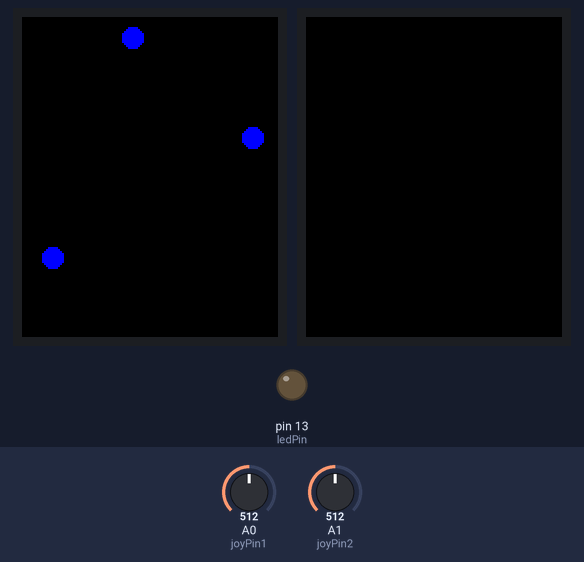
Recording of a sketch running on a simulated Arduino Uno, built with avr-gcc and run on an emulated ATmega328P. On the bench: 2 × 128×160 colour display, output pins drawn as LEDs (lit = HIGH). The inputs (shaded band) are chosen by the test bench; at power-on: A1 (joyPin2) = 512, A0 (joyPin1) = 512. Random numbers use the default seed unless the sketch sets one; what the sketch prints to the serial monitor is not drawn. At 13.4 s the program stops and its outputs stay as they are.

Above: at 1.3 s.
1.4 s: A1 (joyPin2) set to 558
4.4 s: A1 (joyPin2) set to 577
At 5.01 s:
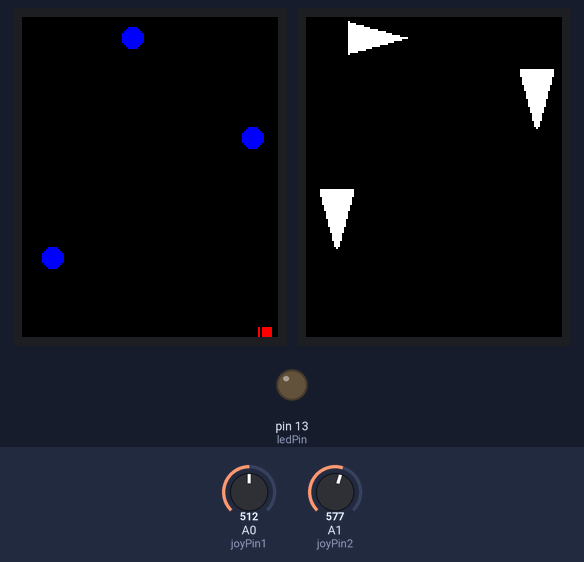
6.2 s: A0 (joyPin1) set to 783
At 7.17 s:
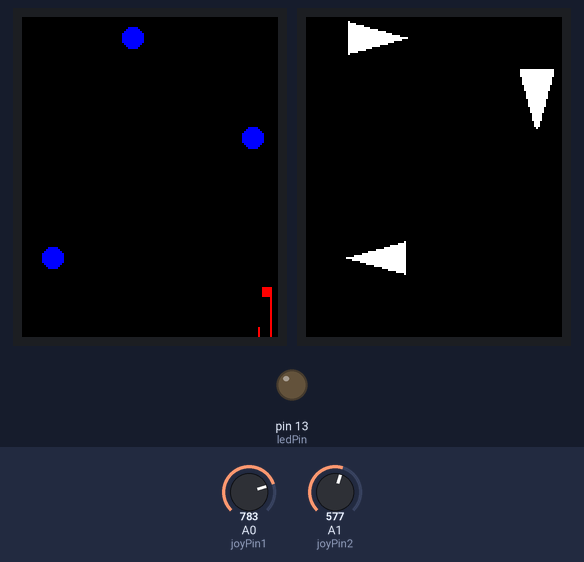
7.7 s: A0 (joyPin1) set to 807
9.2 s: A0 (joyPin1) set to 511
At 11.08 s:
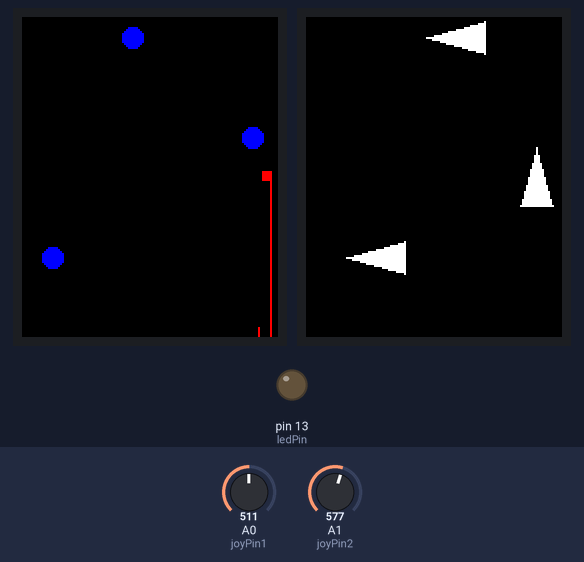
11.1 s: A0 (joyPin1) set to 900
At 14.2 s:
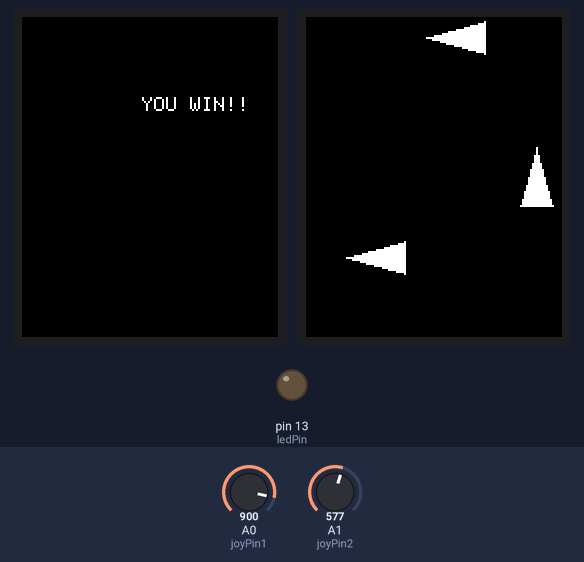

Measured:
- the behaviour switches between 568 and 569 on A1 (joyPin2) (found by bisection; images 0 and 1)

The sketch:

Sneak_game.ino
```cpp
#include <Triangle.h>
#include <Adafruit_GFX.h>    // Core graphics library
#include <Adafruit_ST7735.h> // Hardware-specific library for ST7735
#include <Adafruit_ST7789.h> // Hardware-specific library for ST7789
#include <SPI.h>

#define TFT_CS     10
#define TFT_RST    9  // you can also connect this to the Arduino reset
                       // in which case, set this #define pin to -1!
#define TFT_DC     8

// For 1.44" and 1.8" TFT with ST7735 use
Adafruit_ST7735 tft = Adafruit_ST7735(TFT_CS,  TFT_DC, TFT_RST);


 int ledPin = 13;
 int joyPin1 = 0;                 // slider variable connecetd to analog pin 0
 int joyPin2 = 1;                 // slider variable connecetd to analog pin 1
 int value1 = 0;                  // variable to read the value from the analog pin 0
 int value2 = 0;                  // variable to read the value from the analog pin 1
int c1randomNum1 = random(1,4);
int c2randomNum1 = random(1,4);
int c3randomNum1 = random(1,4);
void setup() {
  // put your setup code here, to run once:
pinMode(ledPin, OUTPUT);              // initializes digital pins 0 to 7 as outputs
tft.initR(INITR_BLACKTAB);   // initialize a ST7735S chip, black tab

  Serial.println("Initialized");

  uint16_t time = millis();
  tft.fillScreen(ST77XX_BLACK);//MAKE THE SCREEN BLACK

 Serial.begin(9600);//BEGIN SERIAL OUTPUT


 fillCircle(15, 120, 5, 0x001F);//COP 1

 fillCircle(115, 60, 5, 0x001F);//COP 2

 fillCircle(55, 10, 5, 0x001F);//COP3

  //cop_1(randomNum1,1);//RANDOM FLASHLIGHT
}

int triangle_count1 = 0;//START TRIANGLE COUNT
int triangle_count2 = 0;//START TRIANGLE COUNT
int triangle_count3 = 0;//START TRIANGLE COUNT
int X_value = 115;
int Y_value = 155;
int c1randomNum2;
int c2randomNum2;
int c3randomNum2;
void loop() {

  //RANDOM COP-1 LOOKING
if(triangle_count1 > 85){
  c1randomNum1 = random(1,4);
  while(c1randomNum1 == c1randomNum2){
    c1randomNum1 = random(1,4);
  }
  cop_1(c1randomNum1,c1randomNum2);
  triangle_count1 = 0;
  c1randomNum2 = c1randomNum1;
}
if(triangle_count2 > 70){
  c2randomNum1 = random(1,4);
    while(c2randomNum1 == c2randomNum2){
    c2randomNum1 = random(1,4);
  }
  cop_2(c2randomNum1,c2randomNum2);
  triangle_count2 = 0;
  c2randomNum2 = c2randomNum1;
}
if(triangle_count3 > 60){
  c3randomNum1 = random(1,4);
    while(c3randomNum1 == c3randomNum2){
    c3randomNum1 = random(1,4);
  }
  cop_3(c3randomNum1,c3randomNum2);
  triangle_count3 = 0;
  c3randomNum2 = c3randomNum1;
}
  triangle_count1 = triangle_count1 + 1;
  triangle_count2 = triangle_count2 + 1;
  triangle_count3 = triangle_count3 + 1;
  //START MOVEMENT CHECK OF BLOCK
int components[1];
components[0] = treatValue(analogRead(joyPin1));//CHECK THUMBSTICK X VALUE
components[1] = treatValue(analogRead(joyPin2));//CHECK THUMBSTICK Y VALUE
int x = components[0];
int y = components[1];
Serial.print(analogRead(joyPin1));
Serial.print(" ");
Serial.println(analogRead(joyPin2));
Serial.print(x);
Serial.print(" ");
Serial.println(y);
Moveblock(y,-x, X_value, Y_value);//MOVE BLOCK (INVERT X AND Y VALUES)
//END MOVEMENT CHECK OF BLOCK

//ADJUST NEW LOCATION VALUES
X_value = X_value + y;
Y_value = Y_value + -x;
Serial.print(X_value);
Serial.print(" ");
Serial.println(Y_value);
//CHECK IF BLOCK IS OFF SCREEN
 if(X_value + 2 > 119){
  X_value = 119;
 }
 if(X_value < 0){
  X_value = 1;
 }
 if(( Y_value + 2)> 160){
  Y_value = Y_value;
 }
 if(Y_value < 0){
    tft.fillScreen(ST77XX_BLACK);//MAKE THE SCREEN BLACK
  while(1){

  printText(60, 40,0xFFFF,"YOU WIN!!");
 }
 }
 //END CHECK IF BLOCK IS OFF SCREEN

 //CHECK COLLISIONS FOR COP 1

 //
  //LEFT

 if(c1randomNum1 == 1){
  int i = 0;

  for(int i = 0;i<35;i++){
    if( (Y_value > (17/4) * i + 63) && (X_value == i) && (Y_value > 126)){
      tft.fillScreen(ST77XX_RED);
    }
  }
 }
  //DOWN
 if(c1randomNum1 == 2){
  int k;

  for( k = 21; k<56;k++){
    int Y_left_check = ((4*k)/17) + 115;
    int Y_right_check = ((-4*k)/17) + 125;
    if( (Y_value <= Y_left_check) && ((Y_value +5)  >= Y_right_check) && (X_value < 55 )){
      tft.fillScreen(ST77XX_RED);
    }
    else{

    }
  }
 }
  //RIGHT
  if(c1randomNum1 == 3){
    int j;
    for( j = 15; j<24;j++){
      int Y_top_check = ( (-17*j)/4) + 178;
      if( (Y_value <= Y_top_check) && ((Y_value + 5) >= 80) && (X_value <= 23)){
        tft.fillScreen(ST77XX_RED);
      }
    }
  }

 //END CHECK COLLISIONS COP 1

}// END LOOP


  void fillRect(int x0, int y0, int w, int h, uint16_t color){//FILL RECTANGLE SHAPE
    tft.fillRect(x0,y0,w,h,color);
}
  void moveRect(int currX, int currY,int w,int h,uint16_t color){// MOVE RECTANGLE
    fillRect(currX,currY, w,h,color);
}

  int treatValue(int data) {//THUMBSTICK ELECTRICAL SIGNAL INTERPRETER
    return (data * 9 / 1024) - 4  ;
}
  void Moveblock(int Xcomp, int Ycomp, int XCurrVal, int YCurrVal){//MOVE ANIMATION
    if(Xcomp != 0 || Ycomp != 0){
      moveRect(XCurrVal,YCurrVal,5,5, 0xF800);//BLOCK AT CURRENT VALUE
      moveRect((XCurrVal + Xcomp),(YCurrVal + Ycomp),5,5, 0xF800);//ADD BLOCK TO NEW SPACE
      delay(5);
      moveRect(XCurrVal,YCurrVal,5,5, 0x0000);//BLACK OUT BLOCK FROM PREVIOUS SPACE
      moveRect((XCurrVal + Xcomp),(YCurrVal + Ycomp),5,5, 0xF800);//RE-UPDATE NEW BLOCK SPACE
      delay(75);
    }
}

    void setCursor(uint16_t x0, uint16_t y0){
      tft.setCursor(x0,y0);
    }
    void setTextColor(uint16_t color){
      tft.setTextColor(color);
    }
    void print(String text){
      tft.print(text);
    }

void printText(uint16_t x0, uint16_t y0, uint16_t color, String text){
      setCursor(x0, y0);
      setTextColor(color);
      print(text);
}
  void fillCircle(int x0, int y0, int r, int color){//MAKE A CIRCLE
  tft.fillCircle(x0,y0,r,color);
  }
void fillTriangle(uint16_t x0, uint16_t y0, uint16_t x1, uint16_t y1, uint16_t x2, uint16_t y2, uint16_t color){//MAKE A TRIANGLE
  tft.fillTriangle(x0,y0,x1,y1,x2,y2,color);
}

  Triangle cop1_Triangle_Left = Triangle();
  Triangle cop1_Triangle_Bottom = Triangle();
  Triangle cop1_Triangle_Right = Triangle();
void cop_1(int rand1, int randOld){//FLASHLIGHT MOVEMENT CHECK

  if(randOld == 1){//IF PREVIOUS FLASHLIGHT IS 1
    cop1_Triangle_Left.makeTriangle('L',0x0000,15,120);
  }
  else if(randOld == 2){
    cop1_Triangle_Bottom.makeTriangle('B',0x0000,15,120);
  }
  else if(randOld == 3){
    cop1_Triangle_Right.makeTriangle('R',0x0000,15,120);
  }
  if(rand1 == 1){//IF CURRENT FLASHLIGHT IS 1
    cop1_Triangle_Left.makeTriangle('L',0xFFFF,15,120);
    delay(300);//DELAY 300 MILLISECONDS

  }
  else if(rand1 == 2){
    cop1_Triangle_Bottom.makeTriangle('B',0xFFFF,15,120);
    delay(300);

  }
  else if(rand1 == 3){
    cop1_Triangle_Right.makeTriangle('R',0xFFFF,15,120);
    delay(300);

  }
}

  Triangle cop2_Triangle_Left = Triangle();
  Triangle cop2_Triangle_Top = Triangle();
  Triangle cop2_Triangle_Right = Triangle();
void cop_2(int rand1, int randOld){//FLASHLIGHT MOVEMENT CHECK

  if(randOld == 1){//IF PREVIOUS FLASHLIGHT IS 1
    cop2_Triangle_Left.makeTriangle('L',0x0000,115, 60);
  }
  else if(randOld == 2){
    cop2_Triangle_Top.makeTriangle('T',0x0000,115, 60);
  }
  else if(randOld == 3){
    cop2_Triangle_Right.makeTriangle('R',0x0000,115, 60);
  }
  if(rand1 == 1){//IF CURRENT FLASHLIGHT IS 1
    cop2_Triangle_Left.makeTriangle('L',0xFFFF,115, 60);
    delay(300);//DELAY 300 MILLISECONDS
  }
  else if(rand1 == 2){
    cop2_Triangle_Top.makeTriangle('T',0xFFFF,115, 60);
    delay(300);
  }
  else if(rand1 == 3){
    cop2_Triangle_Right.makeTriangle('R',0xFFFF,115, 60);
    delay(300);
  }
}

  Triangle cop3_Triangle_Top = Triangle();
  Triangle cop3_Triangle_Left = Triangle();
  Triangle cop3_Triangle_Bottom = Triangle();
void cop_3(int rand1, int randOld){//FLASHLIGHT MOVEMENT CHECK

  if(randOld == 1){//IF PREVIOUS FLASHLIGHT IS 1
    cop3_Triangle_Top.makeTriangle('T',0x0000,55, 10);
  }
  else if(randOld == 2){
    cop3_Triangle_Left.makeTriangle('L',0x0000,55, 10);
  }
  else if(randOld == 3){
    cop3_Triangle_Bottom.makeTriangle('B',0x0000,55, 10);
  }
  if(rand1 == 1){//IF CURRENT FLASHLIGHT IS 1
    cop3_Triangle_Top.makeTriangle('T',0xFFFF,55, 10);
    delay(200);//DELAY 300 MILLISECONDS
  }
  else if(rand1 == 2){
    cop3_Triangle_Left.makeTriangle('L',0xFFFF,55, 10);
    delay(200);
  }
  else if(rand1 == 3){
    cop3_Triangle_Bottom.makeTriangle('B',0xFFFF,55, 10);
    delay(200);
  }
}
```

Triangle.cpp
```cpp
#include "Triangle.h"
#include <Adafruit_GFX.h>    // Core graphics library
#include <Adafruit_ST7735.h> // Hardware-specific library for ST7735
#include <Adafruit_ST7789.h> // Hardware-specific library for ST7789
#include <SPI.h>

//const int x1;
//const int y1;

#define TFT_CS     10
#define TFT_RST    9  // you can also connect this to the Arduino reset
                       // in which case, set this #define pin to -1!
#define TFT_DC     8

// For 1.44" and 1.8" TFT with ST7735 use
Adafruit_ST7735 tff = Adafruit_ST7735(TFT_CS,  TFT_DC, TFT_RST);

Triangle::Triangle(){

}
void Triangle::makeTriangle(char Dir, uint16_t color, int x1, int y1){
switch(Dir){
      case 'L':
        tff.fillTriangle(x1,(y1 + 5),(x1 + 8),(y1 + 34),(x1 - 8),(y1 + 34), color);
        break;
      case 'R':
        tff.fillTriangle(x1,(y1 - 5),(x1 + 8),(y1 - 34),(x1 - 8),(y1 - 34), color);
        break;
      case 'T':
        tff.fillTriangle((x1 - 5), y1,(x1 - 34),(y1 + 8), (x1 - 34), (y1 - 8), color);
        break;
      case 'B':
        tff.fillTriangle((x1 + 5), y1,(x1 + 34),(y1 + 8), (x1 + 34), (y1 - 8), color);
        break;
      default:
        Serial.println("bad Triangle");
    }
}
```

Triangle.h
```cpp
#ifndef Triangle_h
#define Triangle_h
#include <Arduino.h>


class Triangle{

  public:
  Triangle();
  void makeTriangle(char Dir, uint16_t color, int x1, int y1);
};
#endif
```
